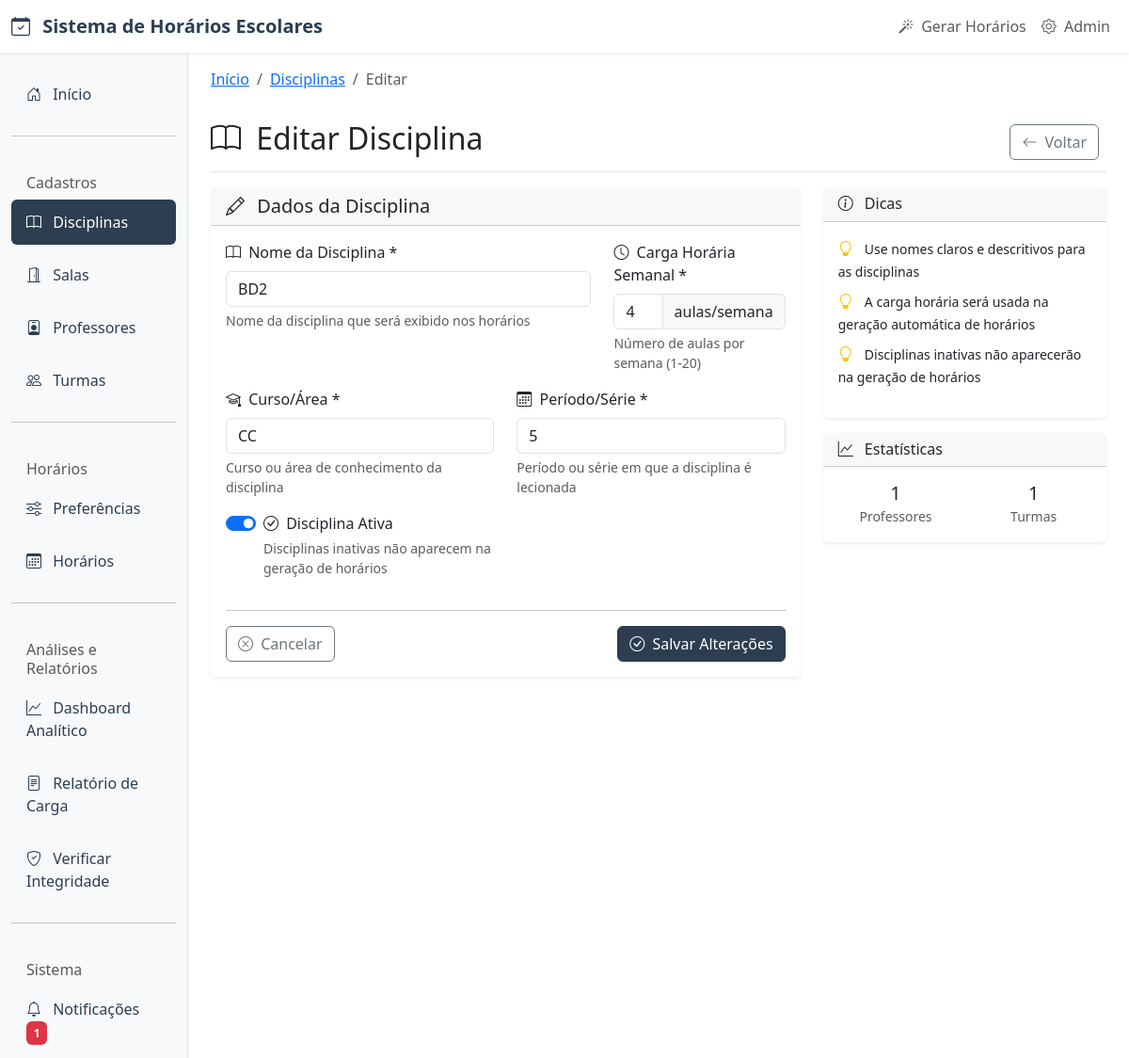
Screenshot of /disciplinas/7/editar/ with the database file from the repository.
### core/models.py (models this page shows, shortened)
class Disciplina(models.Model):
    nome = models.CharField(
        max_length=100,
        verbose_name="Nome da Disciplina",
        help_text="Nome completo da disciplina"
    )
    carga_horaria_semanal = models.PositiveIntegerField(
        verbose_name="Carga Horária Semanal",
        help_text="Número de aulas por semana",
        validators=[MinValueValidator(1), MaxValueValidator(20)]
    )
    curso_area = models.CharField(
        max_length=100,
        verbose_name="Curso/Área",
        help_text="Curso ou área da disciplina"
    )
    periodo_serie = models.CharField(
        max_length=50,
        verbose_name="Período/Série",
        help_text="Período ou série da disciplina"
    )
    ativa = models.BooleanField(
        default=True,
        verbose_name="Ativa",
        help_text="Se a disciplina está ativa no sistema"
    )
    criado_em = models.DateTimeField(auto_now_add=True)
    atualizado_em = models.DateTimeField(auto_now=True)
    class Meta:
        verbose_name = "Disciplina"
        verbose_name_plural = "Disciplinas"
        ordering = ['nome']

### core/views.py (the view, shortened to what this page needs)
# urls.py: path('disciplinas/<int:pk>/editar/', views.DisciplinaUpdateView.as_view(), name='disciplina_update'),
class DisciplinaUpdateView(UpdateView):
    model = Disciplina
    form_class = DisciplinaForm
    template_name = 'core/disciplina_form.html'
    success_url = reverse_lazy('core:disciplina_list')

### core/templates/core/disciplina_form.html (shortened to what this page needs)
{% extends 'core/base.html' %}
{% block breadcrumb %}
<nav aria-label="breadcrumb">
    <ol class="breadcrumb">
        <li class="breadcrumb-item"><a href="{% url 'core:home' %}">Início</a></li>
        <li class="breadcrumb-item"><a href="{% url 'core:disciplina_list' %}">Disciplinas</a></li>
        <li class="breadcrumb-item active">
            {% if object %}Editar{% else %}Nova{% endif %}
        </li>
    </ol>
</nav>
{% endblock %}
{% block content %}
<div class="fade-in">
    <div class="d-flex justify-content-between flex-wrap flex-md-nowrap align-items-center pt-3 pb-2 mb-3 border-bottom">
        <h1 class="h2">
            <i class="bi bi-book me-2"></i>
            {% if object %}Editar Disciplina{% else %}Nova Disciplina{% endif %}
        </h1>
        <div class="btn-toolbar mb-2 mb-md-0">
            <div class="btn-group me-2">
                <a href="{% url 'core:disciplina_list' %}" class="btn btn-outline-secondary">
                    <i class="bi bi-arrow-left me-1"></i>
                    Voltar
                </a>
            </div>
        </div>
    </div>
    <div class="row">
        <div class="col-lg-8">
            <div class="card">
                <div class="card-header">
                    <h5 class="card-title mb-0">
                        <i class="bi bi-{% if object %}pencil{% else %}plus-circle{% endif %} me-2"></i>
                        Dados da Disciplina
                    </h5>
                </div>
                <div class="card-body">
                    <form method="post" novalidate>
                        <div class="row">
                            <div class="col-md-8 mb-3">
                                <label for="{{ form.nome.id_for_label }}" class="form-label">
                                    <i class="bi bi-book me-1"></i>
                                    Nome da Disciplina *
                                </label>
                                <input type="text"
                                       class="form-control {% if form.nome.errors %}is-invalid{% endif %}"
                                       id="{{ form.nome.id_for_label }}"
                                       name="{{ form.nome.name }}"
                                       value="{{ form.nome.value|default:'' }}"
                                       placeholder="Ex: Matemática, Português, História..."
                                       required>
                                <div class="form-text">{{ form.nome.help_text }}</div>
                            </div>
                            <div class="col-md-4 mb-3">
                                <label for="{{ form.carga_horaria_semanal.id_for_label }}" class="form-label">
                                    <i class="bi bi-clock me-1"></i>
                                    Carga Horária Semanal *
                                </label>
                                <div class="input-group">
                                    <input type="number"
                                           class="form-control {% if form.carga_horaria_semanal.errors %}is-invalid{% endif %}"
                                           id="{{ form.carga_horaria_semanal.id_for_label }}"
                                           name="{{ form.carga_horaria_semanal.name }}"
                                           value="{{ form.carga_horaria_semanal.value|default:'' }}"
                                           min="1" max="20"
                                           required>
                                    <span class="input-group-text">aulas/semana</span>
                                </div>
                                <div class="form-text">{{ form.carga_horaria_semanal.help_text }}</div>
                            </div>
                        </div>
                        <div class="row">
                            <div class="col-md-6 mb-3">
                                <label for="{{ form.curso_area.id_for_label }}" class="form-label">
                                    <i class="bi bi-mortarboard me-1"></i>
                                    Curso/Área *
                                </label>
                                <input type="text"
                                       class="form-control {% if form.curso_area.errors %}is-invalid{% endif %}"
                                       id="{{ form.curso_area.id_for_label }}"
                                       name="{{ form.curso_area.name }}"
                                       value="{{ form.curso_area.value|default:'' }}"
                                       placeholder="Ex: Ensino Fundamental, Ensino Médio, Técnico..."
                                       required>
                                <div class="form-text">{{ form.curso_area.help_text }}</div>
                            </div>
                            <div class="col-md-6 mb-3">
                                <label for="{{ form.periodo_serie.id_for_label }}" class="form-label">
                                    <i class="bi bi-calendar3 me-1"></i>
                                    Período/Série *
                                </label>
                                <input type="text"
                                       class="form-control {% if form.periodo_serie.errors %}is-invalid{% endif %}"
                                       id="{{ form.periodo_serie.id_for_label }}"
                                       name="{{ form.periodo_serie.name }}"
                                       value="{{ form.periodo_serie.value|default:'' }}"
                                       placeholder="Ex: 1º Ano, 2º Período, 3ª Série..."
                                       required>
                                <div class="form-text">{{ form.periodo_serie.help_text }}</div>
                            </div>
                        </div>
                        <div class="row">
                            <div class="col-md-6 mb-3">
                                <div class="form-check form-switch">
                                    <input class="form-check-input"
                                           type="checkbox"
                                           id="{{ form.ativa.id_for_label }}"
                                           name="{{ form.ativa.name }}"
                                           {% if form.ativa.value %}checked{% endif %}>
                                    <label class="form-check-label" for="{{ form.ativa.id_for_label }}">
                                        <i class="bi bi-check-circle me-1"></i>
                                        Disciplina Ativa
                                    </label>
                                    <div class="form-text">{{ form.ativa.help_text }}</div>
                                </div>
                            </div>
                        </div>
                        <hr>
                        <div class="d-flex justify-content-between">
                            <a href="{% url 'core:disciplina_list' %}" class="btn btn-outline-secondary">
                                <i class="bi bi-x-circle me-1"></i>
                                Cancelar
                            </a>
                            <button type="submit" class="btn btn-primary">
                                <span class="btn-text">
                                    <i class="bi bi-{% if object %}check-circle{% else %}plus-circle{% endif %} me-1"></i>
                                    {% if object %}Salvar Alterações{% else %}Criar Disciplina{% endif %}
                                </span>
                            </button>
                        </div>
                    </form>
                </div>
            </div>
        </div>
        <div class="col-lg-4">
            <div class="card">
                <div class="card-header">
                    <h6 class="card-title mb-0">
                        <i class="bi bi-info-circle me-2"></i>
                        Dicas
                    </h6>
                </div>
                <div class="card-body">
                    <ul class="list-unstyled">
                        <li class="mb-2">
                            <i class="bi bi-lightbulb text-warning me-2"></i>
                            <small>Use nomes claros e descritivos para as disciplinas</small>
                        </li>
                        <li class="mb-2">
                            <i class="bi bi-lightbulb text-warning me-2"></i>
                            <small>A carga horária será usada na geração automática de horários</small>
                        </li>
                        <li class="mb-2">
                            <i class="bi bi-lightbulb text-warning me-2"></i>
                            <small>Disciplinas inativas não aparecerão na geração de horários</small>
                        </li>
                    </ul>
                </div>
            </div>
            {% if object %}
                <div class="card mt-3">
                    <div class="card-header">
                        <h6 class="card-title mb-0">
                            <i class="bi bi-graph-up me-2"></i>
                            Estatísticas
                        </h6>
                    </div>
                    <div class="card-body">
                        <div class="row text-center">
                            <div class="col-6">
                                <div class="h5 mb-0">{{ object.professor_set.count }}</div>
                                <small class="text-muted">Professores</small>
                            </div>
                            <div class="col-6">
                                <div class="h5 mb-0">{{ object.turma_set.count }}</div>
                                <small class="text-muted">Turmas</small>
                            </div>
                        </div>
                    </div>
                </div>
            {% endif %}
        </div>
    </div>
</div>
{% endblock %}

### core/templates/core/base.html (style rules this page uses)
:root { --primary-color: #2c3e50; --secondary-color: #3498db; --success-color: #27ae60; --warning-color: #f39c12; --danger-color: #e74c3c; }
.card { border: none; box-shadow: 0 0.125rem 0.25rem rgba(0, 0, 0, 0.075); transition: all 0.3s ease; }
.btn-primary { background-color: var(--primary-color); border-color: var(--primary-color); }
.fade-in { animation: fadeIn 0.5s ease-in; }

### rows the page displays
Disciplina: nome "BD2", curso_area "CC", professor_set.count "1", turma_set.count "1"
